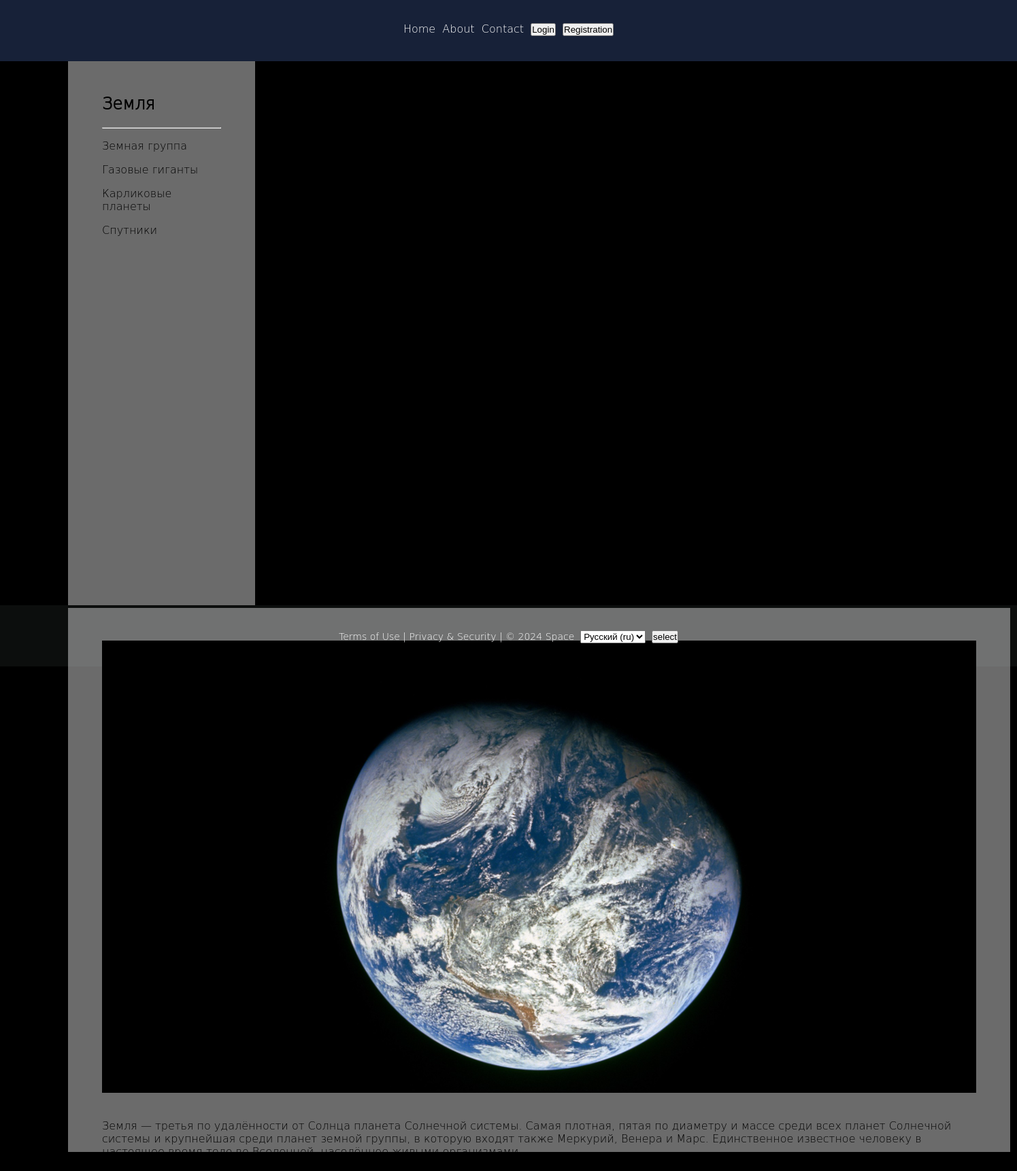
Before: /content/Earth/ with the older database file.
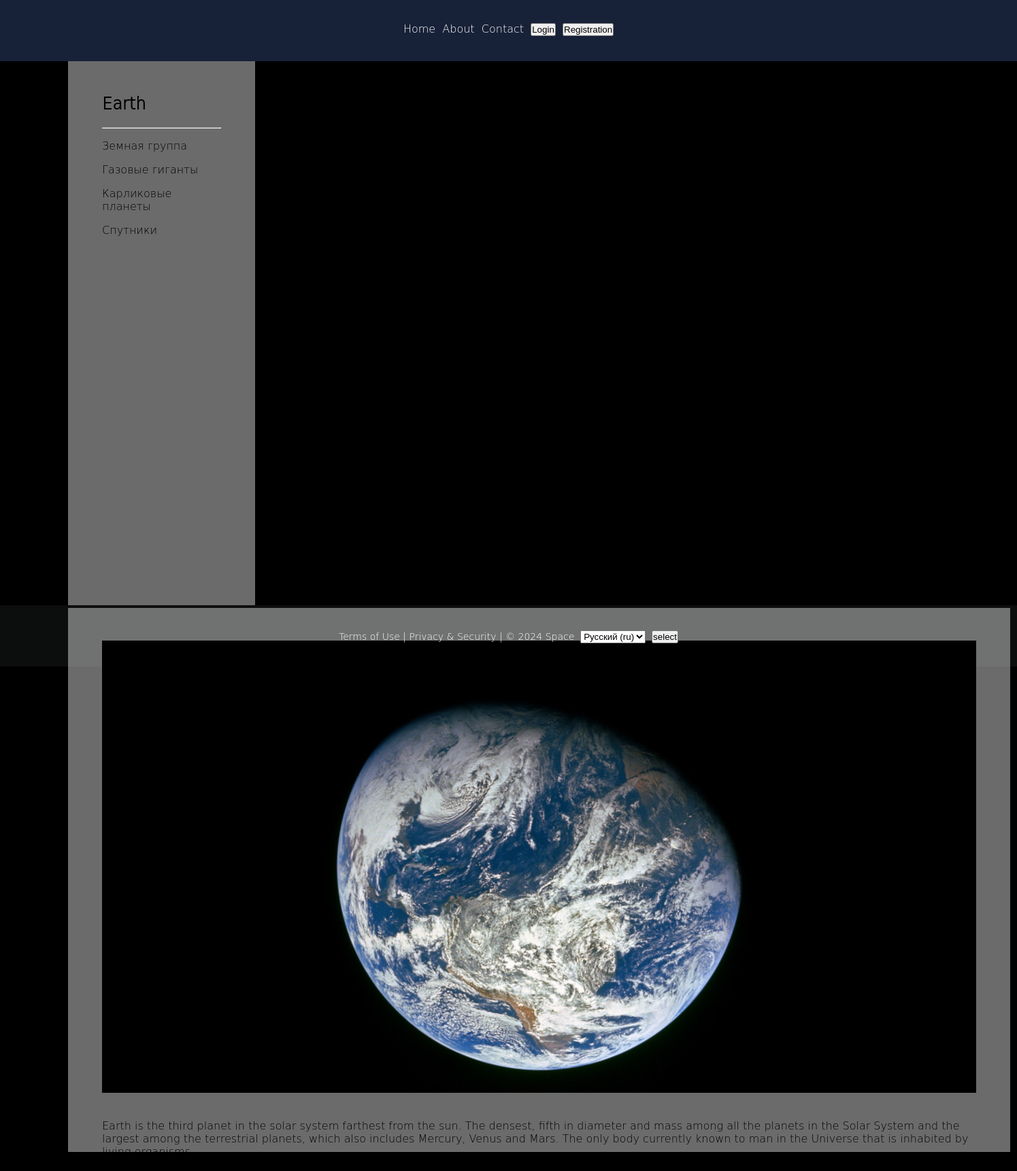
After: the same page with the newer database file.
### base/models.py (models this page shows, shortened)
class Content(models.Model):
    header = models.CharField(max_length=255, verbose_name=_('Header'))
    post = models.TextField(blank=True, verbose_name=_('Content'))
    slug = models.SlugField(max_length=255, unique=True, db_index=True, verbose_name=_('Slug'))
    photo = models.ImageField(
        upload_to="photos/%Y/%m/%d/", default=None, blank=True, null=True, verbose_name=_('Photo')
    )
    author = models.ForeignKey(
        get_user_model(), on_delete=models.SET_NULL, related_name='content',
        null=True, default=None, verbose_name=_('Author')
    )
    category = models.ForeignKey(
        'Category', on_delete=models.PROTECT, related_name='content', null=True, verbose_name=_('Categories')
    )
    time_create = models.DateTimeField(auto_now_add=True, verbose_name=_('Creation time'))
    time_update = models.DateTimeField(auto_now=True, verbose_name=_('Time of change'))
    is_published = models.BooleanField(default=True, verbose_name=_('Status'))
    objects = models.Manager()
    published = PublishManager()
    class Meta:
        verbose_name = _('object')
        verbose_name_plural = _('Objects')

### base/views.py (the view)
# urls.py: path('content/<slug:slug>/', views.ContentPage.as_view(), name='content'),
class ContentPage(DetailView):
    template_name = 'base/content.html'
    slug_url_kwarg = 'slug'
    context_object_name = 'content'
    def get_context_data(self, **kwargs):
        context = super().get_context_data(**kwargs)
        context['title'] = context['content'].header
        context['page_header'] = context['content'].header
        return context
    def get_object(self, queryset=None):
        return get_object_or_404(Content.published, slug=self.kwargs[self.slug_url_kwarg])

### base/models.py (called while the page is built)
    def get_queryset(self):
        return super().get_queryset().filter(is_published=1)

    def get_absolute_url(self):
        return reverse('category', kwargs={'cat_slug': self.cat_slug})

### base/templatetags/base_tags.py (called while the page is built)
@register.inclusion_tag('base/category.html')
def get_category(selected=0):
    category = Category.objects.all()
    return {'category': category, 'selected': selected}

### base/templates/base/content.html (shortened to what this page needs)
{% extends 'base.html' %}
{% load i18n %}
{% block content %}
{% if content.photo %}
<img src="{{content.photo.url}}" alt="{{header}}"><br>
{% else %}
<p align="center">{% include 'base/inclusions/image_icon.html' %}</p><br>
{% endif %}
<br>{{content.post|linebreaks}}<br>
<br>
{% endblock %}

### templates/base.html (shortened to what this page needs)
<!DOCTYPE html>
<html lang="ru">
{% load static %}
{% load base_tags %}
{% load i18n %}
<head>
    <link type="text/css" rel="stylesheet" href="{% static 'base/css/styles.css' %}">
</head>
<body>
<div id="page">
    <div class="head">
        <div class="menu">
            <a class="link-white" href="{% url 'home' %}">{% trans 'Home' %}</a>&nbsp;
            <a class="link-white" href="{% url 'about' %}">{% trans 'About' %}</a>&nbsp;
            <a class="link-white" href="{% url 'contact' %}">{% trans 'Contact' %}</a>&nbsp;
            {% if user.is_authenticated %}
            <a class="link-white" href="{% url 'users:profile' %}">{{user.username}}</a>&nbsp;
            <form style="display:inline-block" method="post" action="{% url 'users:logout' %}">{% csrf_token %}
                <button type="submit" class="button-head">{% trans 'Logout' %}</button>
            </form>
            {% else %}
            <a href="{% url 'users:login' %}">
                <button type="button" class="button-head">{% trans 'Login' %}</button>&nbsp;
            </a>
            <a href="{% url 'users:registration' %}">
                <button type="button" class="button-head">{% trans 'Registration' %}</button>
            </a>
            {% endif %}
        </div>
    </div>
    <div class="body">
        <div class="categories">
            <div class="shell">
                <br><h2>{{page_header}}</h2>
                <hr class="line">
                {% get_category selected %}
            </div>
        </div>
        <div class="content">
            <div class="shell"><br>
                <br>{% block content %}{% endblock %}
            </div>
        </div>
    </div>
    <div class="footer" style="color: #ffffff">
        <div style="display:inline-block">
            <a class="link-white" href="{% url 'terms' %}">{% trans 'Terms of Use' %}</a> |
            <a class="link-white" href="{% url 'privacy' %}">{% trans 'Privacy & Security' %}</a> |
            &copy 2024 {% trans 'Space' %}&nbsp;
        </div>
        <form style="display:inline-block" class="language" action="{% url 'set_language' %}" method="post">
            <select name="language">
                {% get_current_language as LANGUAGE_CODE %}
                {% get_available_languages as LANGUAGES %}
                {% get_language_info_list for LANGUAGES as languages %}
                {% for language in languages %}
                <option value="{{language.code}}" {% if language.code == LANGUAGE_CODE %} selected{% endif %}>
                    {{language.name_local}} ({{language.code}})
                </option>
                {% endfor %}
            </select>&nbsp;
            <input type="submit" value="{% trans 'select' %}">
        </form>
    </div>
</div>
</body>
</html>

Changed rows visible on the page:
changed Content: header "Земля" → "Earth"; post "Земля — третья по удалённости от Солнца планета Солнечной системы. Самая плотная, пятая по диаметру и массе среди всех планет Солнечной системы и крупнейшая среди планет земной группы, в которую входят также Меркурий, Венера и Марс. Единственное известное человеку в…" → "Earth is the third planet in the solar system farthest from the sun. The densest, fifth in diameter and mass among all the planets in the Solar System and the largest among the terrestrial planets, which also includes Mercury, Venus and Mars. The only body currently known to man in the Universe that is inhabited by…"
